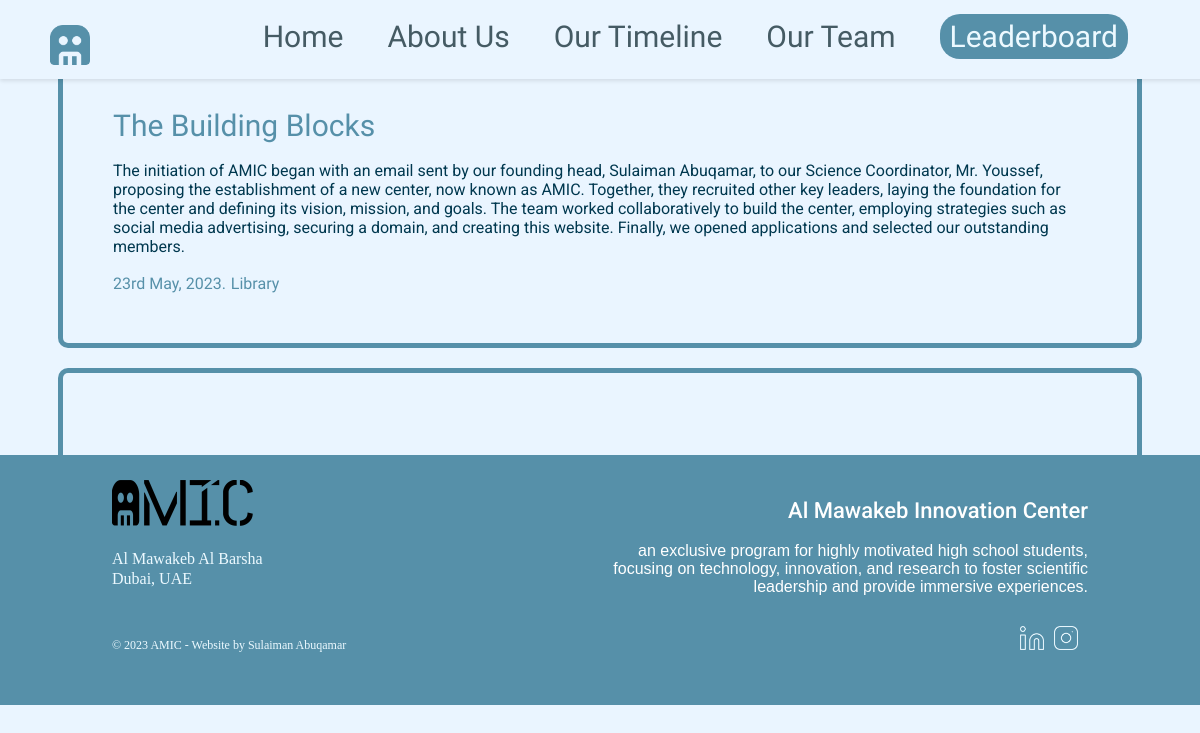
Page /Timeline/1/ on the earlier database version.
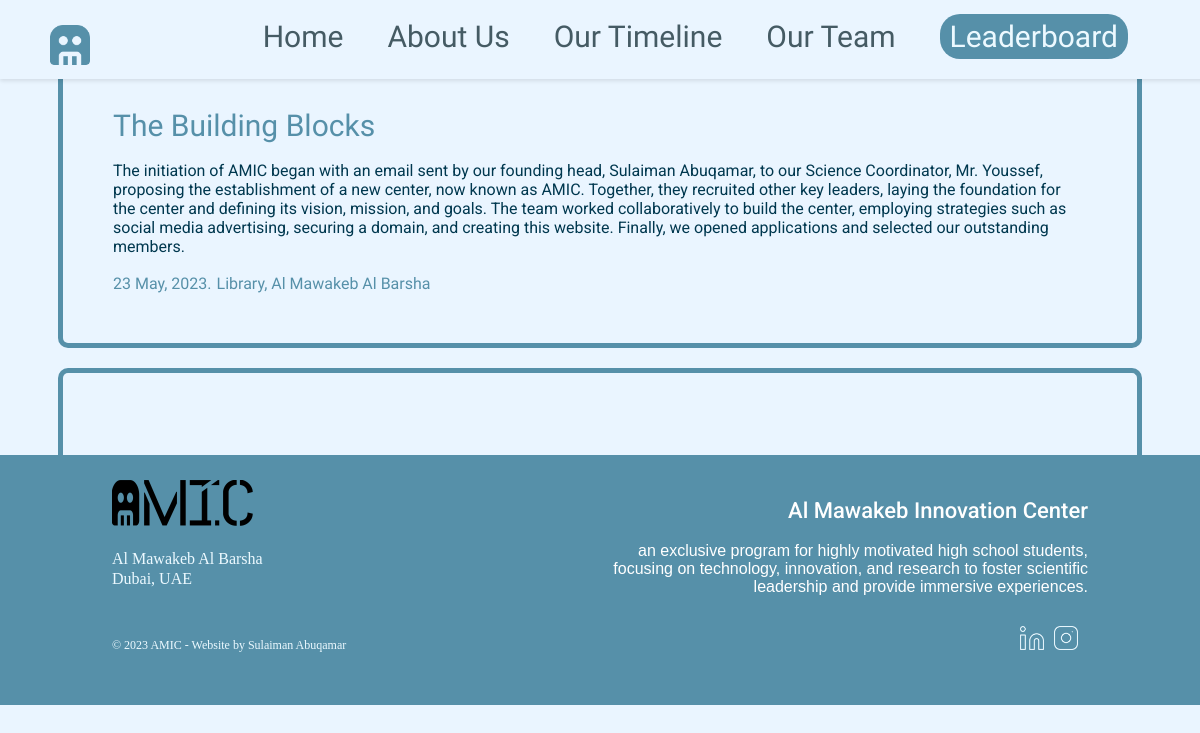
Same page on the later database version.
### website/models.py (models this page shows)
class Timeline(models.Model):
    timeline_id = models.AutoField(primary_key=True)
    activity_name = models.CharField(max_length=100)
    activity = models.TextField()
    date = models.CharField(max_length=100)
    location = models.CharField(max_length=100)

### website/views.py (the view)
# urls.py: path('Timeline/<int:timeline_id>/', views.timeline_detail, name='timeline_detail'),
def timeline_detail(request, timeline_id):
    entry = get_object_or_404(Timeline, timeline_id=timeline_id)
    photos = entry.photos.all()
    return render(request, 'TimelineDetail.html', {'entry': entry, 'photos': photos})

### templates/TimelineDetail.html (shortened to what this page needs)
{% load static %}
<!DOCTYPE html>
<html lang="en">
   <head>
      <link rel="stylesheet" href="{% static 'CSS/Common.css' %}">
      <link rel="stylesheet" href="{% static 'CSS/TimelineDetail.css' %}">
   </head>
   <body>
    <div class="header">
        <a href="{% url 'home' %}">
           <img class="headerlogo" src="{% static '../media/images/Logo.png' %}" alt="AMIC Logo">
        </a>
        <div class="headercontainer">
           <div style="margin-top: 15px; margin-right: 60px;">
              <a class="headertext" href="{% url 'home' %}">Home</a>
              <a class="headertext" href="{% url 'about' %}">About Us</a>
              <a class="headertext" href="{% url 'timeline' %}">Our Timeline</a>
              <a class="headertext" href="{% url 'team' %}">Our Team</a>
              <div class="joinus">
                 <a class="joinustext" href="{% url 'leaderboard' %}">Leaderboard</a>
              </div>
           </div>
        </div>
      </div>
      <div class="fill">
        <div class="box">
        <div class="eventname">{{ entry.activity_name }}</div><br>
        <div class="eventinfo">{{ entry.activity }}</div><br>
        <div class='eventabout'>
            <div class="eventdate">{{ entry.date }}.</div>
            <div class="eventdate">{{ entry.location }}</div>
        </div>
    </div>
    <div class="photofill">
   </div>
</div>
</body>
<div class="footer">
    <div class="about">
        <img class="logo" src="{% static '../media/images/AMIC_logo.png' %}" alt="AMIC Logo">
        <br><br>
        <p class="location">Al Mawakeb Al Barsha</p>
        <p class="location">Dubai, UAE</p>
        <br><br>
        <p class="copyright">© 2023 AMIC - Website by Sulaiman Abuqamar</p>
    </div>
    <div class="about">
        <h2 class="footertitle">Al Mawakeb Innovation Center</h2>
        <p class="footerabout">an exclusive program for highly motivated high school students, focusing on technology, innovation, and research to foster scientific leadership and provide immersive experiences.</p>
        <div class="social">
            <a href="https://www.linkedin.com/in/al-mawakeb-innovation-center-19b900296/" target="_blank">
                <img class="icon" src="{% static '../media/images/linkedin.png' %}" alt="Linkedin">
            </a>
            <a href="https://www.instagram.com/amic.amsi" target="_blank">
                <img class="icon" src="{% static '../media/images/instagram.png' %}" alt="Instagram">
            </a>
        </div>
    </div>
</div>
</html>

Differences in the rows shown:
changed Timeline "The Building Blocks": date "23rd May, 2023" → "23 May, 2023"; location "Library" → "Library, Al Mawakeb Al Barsha"
